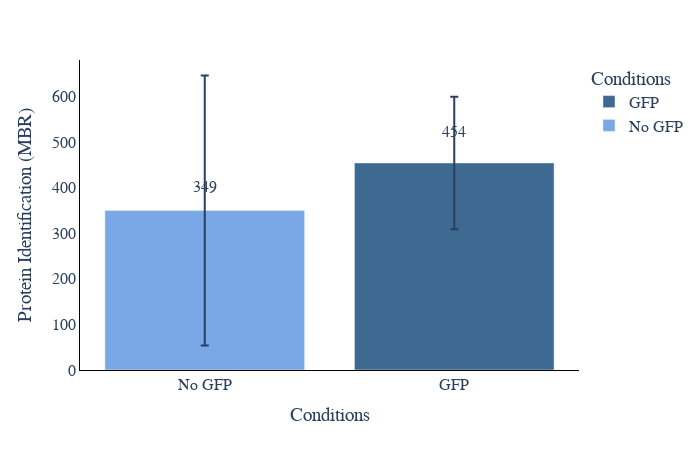

Notebook source saved alongside this figure:
### Code cell
#ID plot(protein and peptides)
plot_options={
            "mean label": "True",
            "error bar": "ci95", #None, stdev, or ci95
            "X Title": "Conditions",
            "Y Title": "Protein Identification (MBR)",
            "color": ["#3E6990", "#7aa8e6","#AABD8C", "#E9E3B4", "#C6878F", "#fac8d3","#F39B6D",  "pink",
                  "orange", "brown", "pink", "gray", "olive", "cyan", "black","red",
                  "yellow","green","blue","indigo","violet"],
            "width": 700,
            "height": 450,
            "font": dict(size=16, family="Arial black"),
            "ID mode": "MS2",#grouped, total, MS2, grouped_stacked, stacked
            "Group By X": "Sample Amount", #ID_Mode does MS2 vs MBR
            "Group By Color": "Acquisition Mode",#ID_Mode does MS2 vs MBR
            "Group By Stack": "ID_Mode",#ID_Mode does MS2 vs MBR
        }
plot_options["plot_type"] = "1" # 1 is protein, 2 is peptide

# display(data_obj["peptide_ID_Summary"])
# pd.merge(data_obj["peptide_ID_Summary"],data_obj["run_metadata"]).to_csv("csv/pep.csv")
# display(data_obj["run_metadata"])
# display(data_obj["protein_ID_Summary"])
# pd.merge(data_obj["protein_ID_Summary"],data_obj["run_metadata"]).to_csv("csv/pep.csv")

figure ,_ ,_ =ID_plots(data_obj, plot_options, saved_settings,username="20min")
figure.show()

### Figure 1 — Plotly figure (JSON) as saved in the notebook; plotly's stock layout.template omitted (floating-point values rounded to 4 significant figures)
{"data": [{"alignmentgroup": "True", "error_y": {"array": [145.3]}, "hovertemplate": "Conditions=%{x}<br>IDs=%{y}<extra></extra>", "legendgroup": "GFP", "marker": {"color": "#3E6990", "pattern": {"shape": ""}}, "name": "GFP", "offsetgroup": "GFP", "orientation": "v", "showlegend": true, "textposition": "auto", "type": "bar", "x": ["GFP"], "xaxis": "x", "y": [454], "yaxis": "y"}, {"alignmentgroup": "True", "error_y": {"array": [296.2]}, "hovertemplate": "Conditions=%{x}<br>IDs=%{y}<extra></extra>", "legendgroup": "No GFP", "marker": {"color": "#7aa8e6", "pattern": {"shape": ""}}, "name": "No GFP", "offsetgroup": "No GFP", "orientation": "v", "showlegend": true, "textposition": "auto", "type": "bar", "x": ["No GFP"], "xaxis": "x", "y": [349.8], "yaxis": "y"}], "layout": {"annotations": [{"showarrow": false, "text": "454", "x": "GFP", "y": 522.1}, {"showarrow": false, "text": "349", "x": "No GFP", "y": 402.2}], "barmode": "relative", "font": {"family": "Arial black", "size": 16}, "height": 450, "legend": {"title": {"text": "Conditions"}, "tracegroupgap": 0}, "margin": {"t": 60}, "paper_bgcolor": "rgba(255, 255, 255, 255)", "plot_bgcolor": "rgba(255, 255, 255, 255)", "width": 700, "xaxis": {"anchor": "y", "categoryarray": ["No GFP", "GFP"], "categoryorder": "array", "domain": [0, 1], "linecolor": "black", "linewidth": 1, "showline": true, "title": {"text": "Conditions"}}, "yaxis": {"anchor": "x", "domain": [0, 1], "linecolor": "black", "linewidth": 1, "showline": true, "title": {"text": "Protein Identification (MBR)"}}}}
